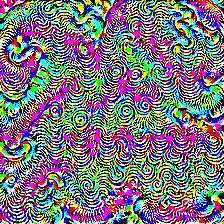
#> input picture fenkuai/uap1.png, 224 x 224 px, found by its file name
$ python Self-flipping.py
#> lines starting #> are read from the running program, lines starting #| are printed output that depends on the picture
import cv2
import numpy as np
def FunctionName(a,b,c,d,path,save_path):

#> called with a = 0, b = 56, c = 0, d = 56, save_path = 'F:/coding/CW (2)/uap/results/uap-0-0.png'
    img = cv2.imread("uap1.png")
#> img is the input picture: shape (224, 224, 3); mean B, G, R 126.9, 119.3, 124.1
    #path ="uap3-4.png"
    #save_path ="uap3-44.png"
    # print(img.shape)
    # #cropped = img[56:168, 56:168]  # 裁剪坐标为[y0:y1, x0:x1]
    cropped = img[a:b, c:d]  # 裁剪坐标为[y0:y1, x0:x1]
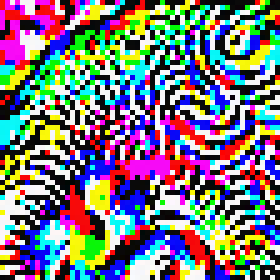
#> cropped: shape (56, 56, 3) (shown 5 times larger); mean B, G, R 124.8, 118.9, 121.6
    cv2.imwrite(path, cropped)


    img = cv2.imread(path)
    w = img.shape[1]
#> w = 56
    h = img.shape[0]
#> h = 56
    # layoff the pictures in rows
    sz1 = w*2
#> sz1 = 112
    sz0 = h*2
#> sz0 = 112
    #print(sz1,sz0 )
    # generate a blank photo
    myimg1 = np.zeros((sz0, sz1, 3), np.uint8)
    # copy each pixels'value
    x = 0
    y = 0
    for y in range(0, h*4):
        for x in range(0, w*4):
            if (y<h and x<w):
                myimg1[y, x, 0] = img[y, x, 0]
                myimg1[y, x, 1] = img[y, x, 1]
                myimg1[y, x, 2] = img[y, x, 2]
            elif(y<h and w<=x<w*2):
                myimg1[y, x, 0] = img[y, w*2-x-1 , 0]
                myimg1[y, x, 1] = img[y, w*2-x-1 , 1]
                myimg1[y, x, 2] = img[y, w*2-x-1 , 2]
            elif(h<=y<h*2 and x<w):
                myimg1[y, x, 0] = img[h*2-y-1, x, 0]
                myimg1[y, x, 1] = img[h*2-y-1, x, 1]
                myimg1[y, x, 2] = img[h*2-y-1, x, 2]
            elif(h<=y<h*2 and w<=x<w*2):
                myimg1[y, x, 0] = img[h*2-y-1, w*2-x-1 , 0]
                myimg1[y, x, 1] = img[h*2-y-1, w*2-x-1 , 1]
                myimg1[y, x, 2] = img[h*2-y-1, w*2-x-1 , 2]
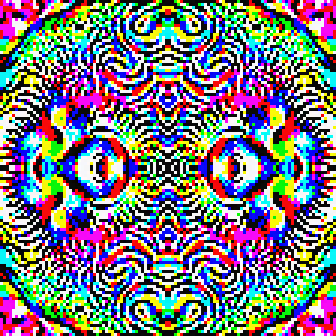
#> myimg1: shape (112, 112, 3) (shown 3 times larger); mean B, G, R 124.8, 118.9, 121.6

    w = myimg1.shape[1]
#> w = 112
    h = myimg1.shape[0]
#> h = 112
    # layoff the pictures in rows
    sz1 = w*2
#> sz1 = 224
    sz0 = h*2
#> sz0 = 224
    #print(sz1,sz0 )
    # generate a blank photo
    myimg2 = np.zeros((sz0, sz1, 3), np.uint8)
    # copy each pixels'value
    x = 0
    y = 0
    for y in range(0, h*4):
        for x in range(0, w*4):
            if (y<h and x<w):
                myimg2[y, x, 0] = myimg1[y, x, 0]
                myimg2[y, x, 1] = myimg1[y, x, 1]
                myimg2[y, x, 2] = myimg1[y, x, 2]
            elif(y<h and w<=x<w*2):
                myimg2[y, x, 0] = myimg1[y, w*2-x-1 , 0]
                myimg2[y, x, 1] = myimg1[y, w*2-x-1 , 1]
                myimg2[y, x, 2] = myimg1[y, w*2-x-1 , 2]
            elif(h<=y<h*2 and x<w):
                myimg2[y, x, 0] = myimg1[h*2-y-1, x, 0]
                myimg2[y, x, 1] = myimg1[h*2-y-1, x, 1]
                myimg2[y, x, 2] = myimg1[h*2-y-1, x, 2]
            elif(h<=y<h*2 and w<=x<w*2):
                myimg2[y, x, 0] = myimg1[h*2-y-1, w*2-x-1 , 0]
                myimg2[y, x, 1] = myimg1[h*2-y-1, w*2-x-1 , 1]
                myimg2[y, x, 2] = myimg1[h*2-y-1, w*2-x-1 , 2]
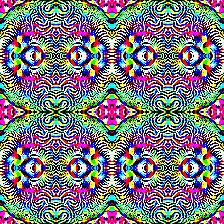
#> myimg2: shape (224, 224, 3); mean B, G, R 124.8, 118.9, 121.6

    cv2.imwrite(save_path,myimg2)

for b in range(0,169):
    for a in range(0,169):
        path ="F:/coding/CW (2)/uap/results/uap-"+str(a)+"-"+str(b)+"-1-16.png"
        save_path ="F:/coding/CW (2)/uap/results/uap-"+str(a)+"-"+str(b)+".png"

#> (the run stopped early here; a loop or call above may not have finished)
